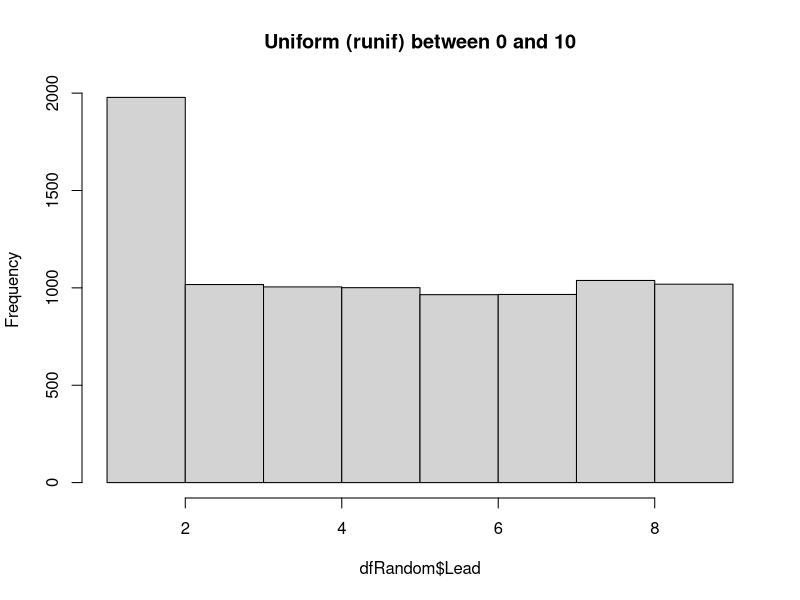
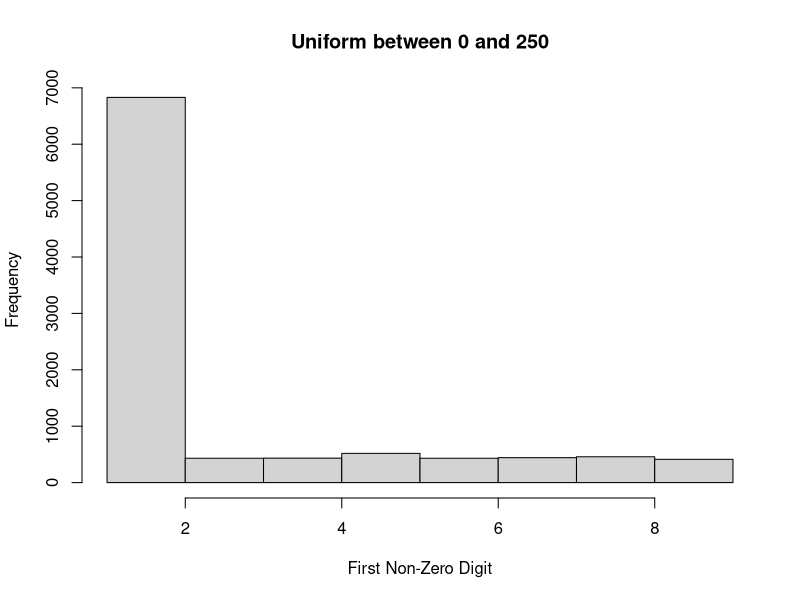
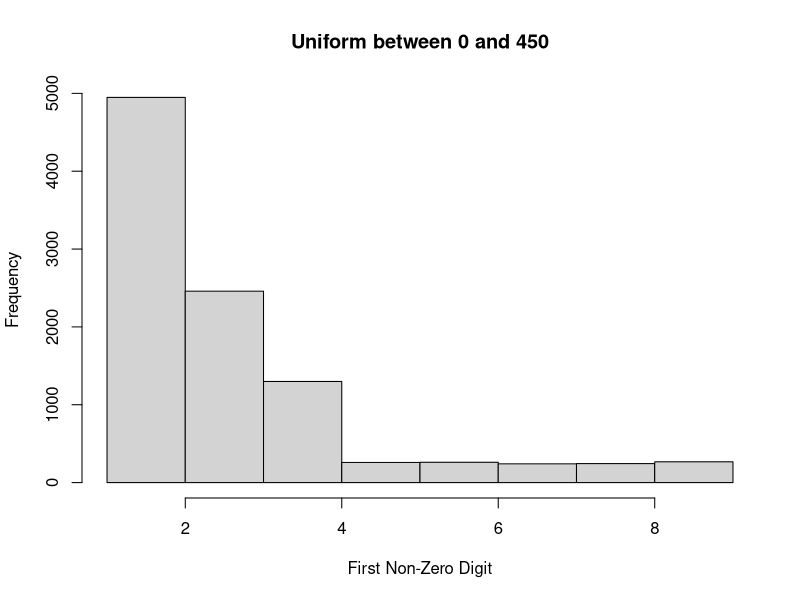
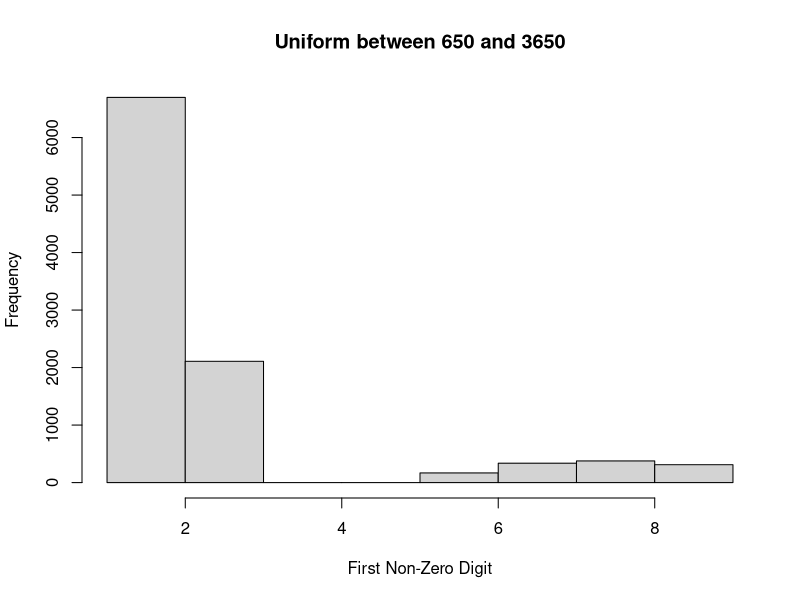
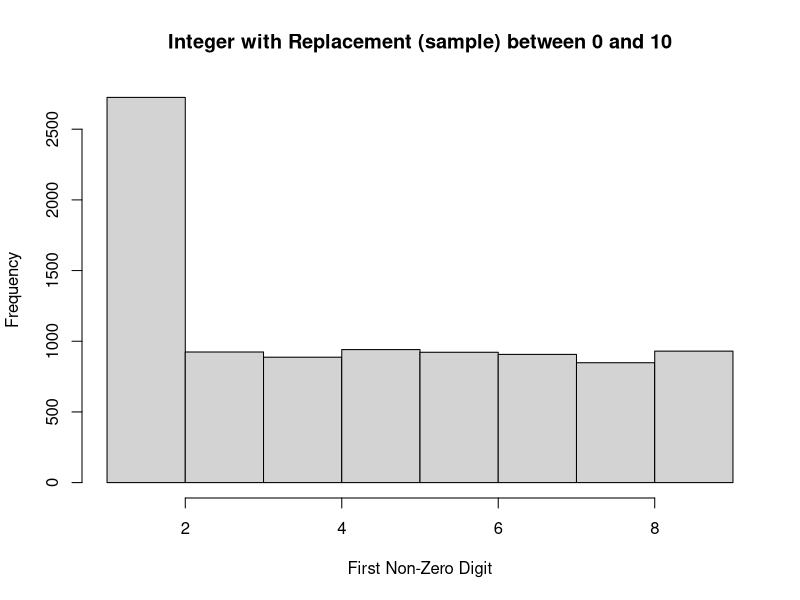
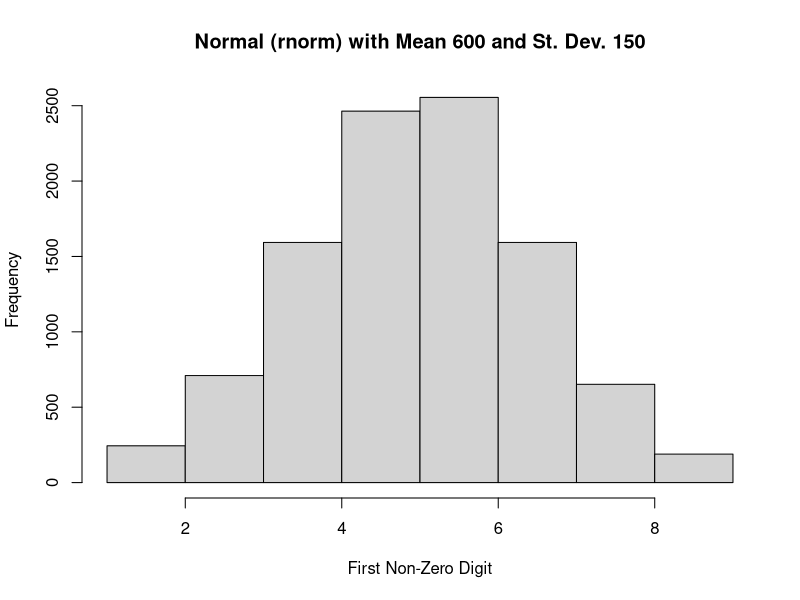
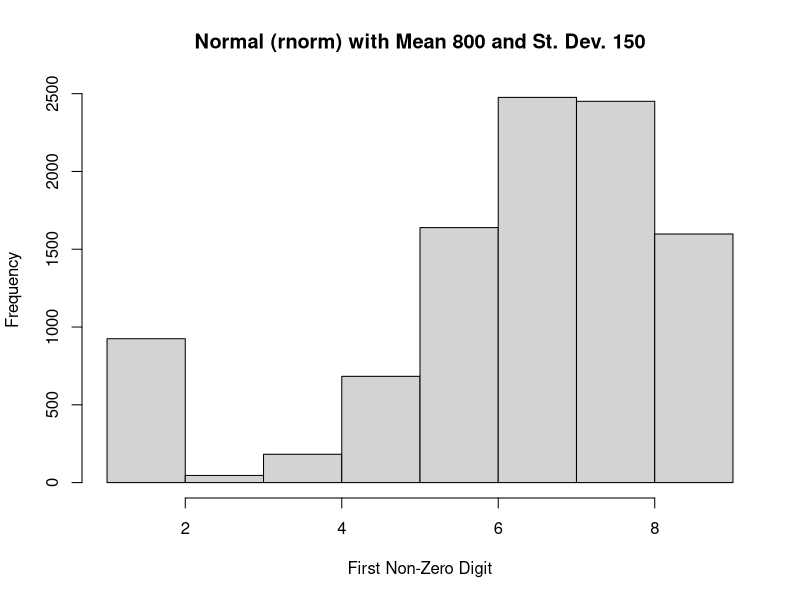

Reproduce these figures in R, in order.
# Experimentation with Leading (first non-zero) Digits on random data
# David Rosenberg
# david.rosenberg@usu.edu
# June 14, 2020

# Let's test the leading digits principle (numbers disproportionately have leading digits of 1) o some randomly generated data
#
# For more on leading digits and water use, see
# Sowby, R. B. (2018). "Conformance of Public Water Use Data to Benford's Law." Journal - AWWA, 110(12), E52-E59. https://awwa.onlinelibrary.wiley.com/doi/abs/10.1002/awwa.1161.


#### Uniform 0 - 10
dist <- "Uniform"
nSamples <- 10000
nLow <- 0  #lower bound
nUp <- 10 # upper bound
dist <- "Uniform (runif)"
sTitle = paste(dist,"between",nLow,"and",nUp)

dfRandom <- data.frame(Val = runif(nSamples,nLow,nUp))

#Calculate the leading digit
dfRandom$Lead <- as.numeric(substr(dfRandom$Val, 1, 1))
#Strip out zeros
dfRandom <- dfRandom[dfRandom$Lead > 0,]

hist(dfRandom$Lead,main=sTitle, breaks=10)


#### Uniform 0 - 250
nSamples <- 10000
nLow <- 0  #lower bound
nUp <- 250 # upper bound
dist <- "Uniform"
sTitle = paste(dist,"between",nLow,"and",nUp)

dfRandom <- data.frame(Val = runif(nSamples,nLow,nUp))

#Calculate the leading digit
dfRandom$Lead <- as.numeric(substr(dfRandom$Val, 1, 1))
#Strip out leading zeros
dfRandom <- dfRandom[dfRandom$Lead > 0,]

hist(dfRandom$Lead,main=sTitle, breaks=10, xlab ="First Non-Zero Digit")


#### Uniform 0 - 450
nSamples <- 10000
nLow <- 0  #lower bound
nUp <- 450 # upper bound
dist <- "Uniform"
sTitle = paste(dist,"between",nLow,"and",nUp)

dfRandom <- data.frame(Val = runif(nSamples,nLow,nUp))

#Calculate the leading digit
dfRandom$Lead <- as.numeric(substr(dfRandom$Val, 1, 1))
#Strip out leading zeros
dfRandom <- dfRandom[dfRandom$Lead > 0,]

hist(dfRandom$Lead,main=sTitle, breaks=10, xlab ="First Non-Zero Digit")

#### Uniform 650 - 1650
nSamples <- 10000
nLow <- 650  #lower bound
nUp <- 3650 # upper bound
dist <- "Uniform"
sTitle = paste(dist,"between",nLow,"and",nUp)

dfRandom <- data.frame(Val = runif(nSamples,nLow,nUp))

#Calculate the leading digit
dfRandom$Lead <- as.numeric(substr(dfRandom$Val, 1, 1))
#Strip out leading zeros
dfRandom <- dfRandom[dfRandom$Lead > 0,]

hist(dfRandom$Lead,main=sTitle, breaks=10, xlab ="First Non-Zero Digit")



#### Uniform 0 - 10  sampling integers only with replacement
nSamples <- 10000
nLow <- 0  #lower bound
nUp <- 10 # upper bound
dist <- "Integer with Replacement (sample)"

sTitle = paste(dist,"between",nLow,"and",nUp)

dfRandom <- data.frame(Val = sample(nLow:nUp, nSamples,replace=T))

#Calculate the leading digit
dfRandom$Lead <- as.numeric(substr(dfRandom$Val, 1, 1))
#Strip out leading zeros
dfRandom <- dfRandom[dfRandom$Lead > 0,]

hist(dfRandom$Lead,main=sTitle, breaks=10, xlab ="First Non-Zero Digit")



#### Normal Mean 600, st.dev 150
nSamples <- 10000
nMean <- 600  #lower bound
nStDev <- 150 # upper bound
dist <- "Normal (rnorm)"

sTitle = paste(dist,"with Mean",nMean,"and St. Dev.",nStDev)

dfRandom <- data.frame(Val = rnorm(nSamples,mean=nMean, sd = nStDev))

#Calculate the leading digit
dfRandom$Lead <- as.numeric(substr(dfRandom$Val, 1, 1))
#Strip out leading zeros
dfRandom <- dfRandom[dfRandom$Lead > 0,]

hist(dfRandom$Lead,main=sTitle, breaks=10, xlab ="First Non-Zero Digit")


#### Normal Mean 600, st.dev 150
nSamples <- 10000
nMean <- 800  #lower bound
nStDev <- 150 # upper bound
dist <- "Normal (rnorm)"

sTitle = paste(dist,"with Mean",nMean,"and St. Dev.",nStDev)

dfRandom <- data.frame(Val = rnorm(nSamples,mean=nMean, sd = nStDev))

#Calculate the leading digit
dfRandom$Lead <- as.numeric(substr(dfRandom$Val, 1, 1))
#Strip out leading zeros
dfRandom <- dfRandom[dfRandom$Lead > 0,]

hist(dfRandom$Lead,main=sTitle, breaks=10, xlab ="First Non-Zero Digit")

